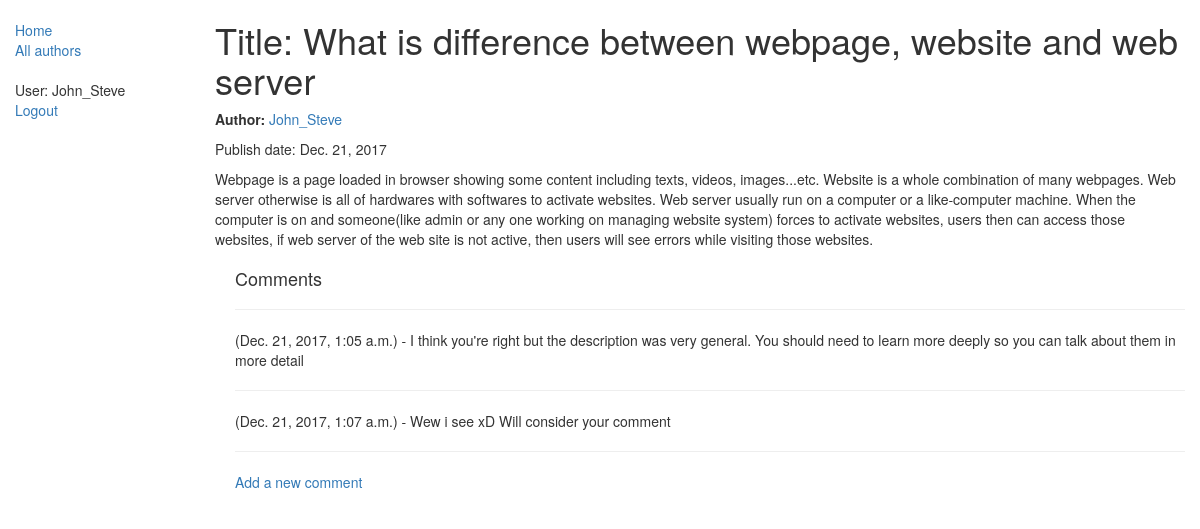
Screenshot of /blog/6 (signed in) with the database file from the repository.
### blog/models.py (models this page shows, shortened)
class Blog(models.Model):
    title=models.CharField(max_length=200)
    author=models.ForeignKey('Author',on_delete=models.SET_NULL,null=True)
    content=models.TextField(max_length=5000,help_text='You are only allowed to post charecters')
    pub_date = models.DateField(default=date.today)
    class Meta:
        ordering=['-pub_date']

class Author(models.Model):
    name=models.ForeignKey(User, on_delete=models.SET_NULL,null=True)
    information=models.CharField(max_length=1000)
    def __str__(self):
        return self.name.username

class Comment(models.Model):
    user=models.ForeignKey(User, on_delete=models.SET_NULL,null=True)
    content=models.TextField(max_length=1000)
    post=models.ForeignKey(Blog,on_delete=models.CASCADE)
    post_date=models.DateTimeField(auto_now_add=True)
    class Meta:
        ordering=['post_date']

### blog/views.py (the view)
# urls.py: url(r'^(?P<pk>\d+)$',views.BlogDetailView.as_view(),name='blog-detail'),
class BlogDetailView(generic.DetailView):
    model=Blog

### blog/templates/blog/blog_detail.html (shortened to what this page needs)
<!DOCTYPE html>
<html lang="en">
<head>
</head>
<body>
{% extends "base_generic.html" %}
{% block content %}
<h1>Title: {{ blog.title }}</h1>
<p><strong>Author:</strong> <a href="{% url 'author-detail' blog.author.pk %}">{{ blog.author }}</a></p>
<p>Publish date: {{blog.pub_date}} </p>
<p>{{blog.content}}</p>
<div style="margin-left:20px;margin-top:20px">
<h4>Comments</h4>
{% for comment in blog.comment_set.all %}
<hr>
<p>{{comment.author}} ({{comment.post_date}}) - {{comment.content}}</p>
{% endfor %}
<hr>
{% if user.is_authenticated %}
  <a href="{% url 'blog-comment' blog.pk %}">Add a new comment</a></p>
{% else %}
  <p><a href="{% url 'login'%}?next={{request.path}}">Login</a> to add a new comment</p>
{% endif %}
</div>
{% endblock %}

### blog/templates/base_generic.html (shortened to what this page needs)
<!DOCTYPE html>
<html lang="en">
<head>
    <link rel="stylesheet" href="https://maxcdn.bootstrapcdn.com/bootstrap/3.3.7/css/bootstrap.min.css">
    {% load static %}
    <link rel="stylesheet" href="{% static 'css/style.css' %}">
</head>
<body>
<div class="container-fluid">
    <div class="row">
        <div class="col-sm-2">
            {% block sidebar %}
            <ul class="sidebar-nav">
                <li><a href="{% url 'blogs' %}">Home</a></li>
                <li><a href="{% url 'authors' %}">All authors</a></li>
            </ul>
            {% endblock %}
            <ul class="sidebar-nav">
                {% if user.is_authenticated %}
                <li>User: {{ user.get_username }}</li>
                <li><a href="{% url 'logout'%}?next={{request.path}}">Logout</a></li>
                {% else %}
                <li><a href="{% url 'login'%}?next={{request.path}}">Login</a></li>
                {% endif %}
            </ul>
        </div>
        <div class="col-sm-10 ">
            {% block content %}{% endblock %}
        </div>
    </div>
</div>
</body>
</html>

### blog/static/css/style.css (style rules this page uses)
.sidebar-nav { margin-top: 20px; padding: 0; list-style: none; }

### rows the page displays
Blog: title "What is difference between webpage, website and web server", author "John_Steve", pub_date "Dec. 21, 2017", content "Webpage is a page loaded in browser showing some content including texts, videos, images...etc. Website is a whole combination of many webpages. Web server otherwise is all of hardwares with softwares to activate websites. Web server usually run on a computer or a like-computer machine. When the computer is on and someone(like admin or any one working on managing website system) forces to activate websites, users then can access those websites, if web server of the web site is not active, then users will see errors while visiting those websites."
Comment: post_date "Dec. 21, 2017, 1:05 a.m.", content "I think you're right but the description was very general. You should need to learn more deeply so you can talk about them in more detail"
Comment: post_date "Dec. 21, 2017, 1:07 a.m.", content "Wew i see xD Will consider your comment"

### other values shown
{{ user.get_username }} "John_Steve"
